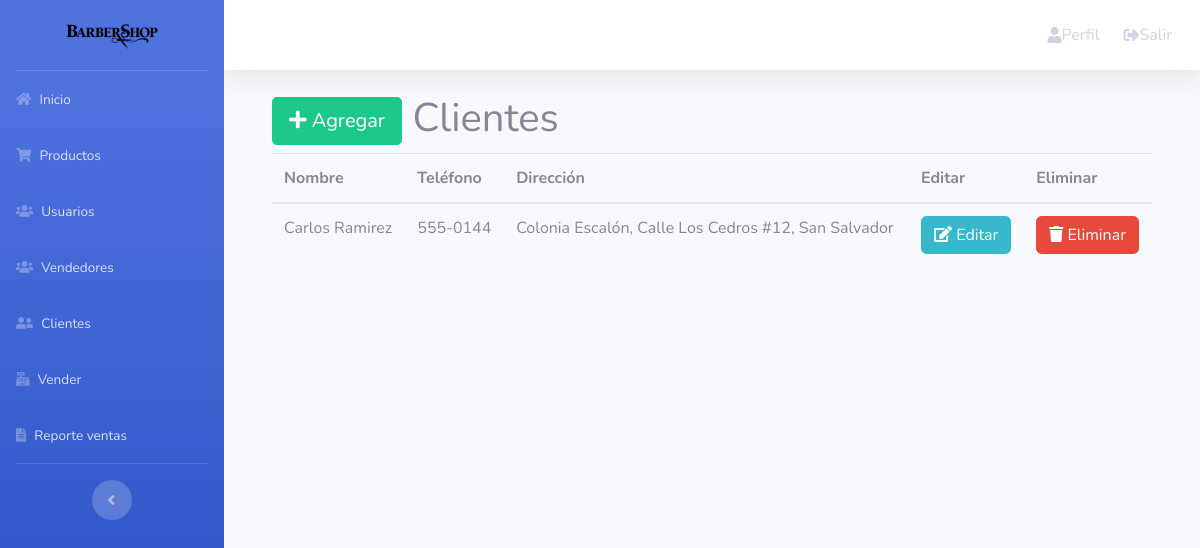
/clientes.php (signed in), run on the app's committed database.
### tables this page shows
CREATE TABLE `clientes` (
  `id` INT AUTO_INCREMENT PRIMARY KEY,
  `nombre` VARCHAR(100) NOT NULL,
  `telefono` VARCHAR(20) NOT NULL,
  `direccion` TEXT DEFAULT NULL,
  INDEX `idx_cliente_nombre` (`nombre`)
);

### funciones.php (called while the page is built, shortened)
<?php
function obtenerClientes(){
    $sentencia = "SELECT * FROM clientes";
    return select($sentencia);
}
function select($sentencia, $parametros = []){
    $bd = conectarBaseDatos();
    $respuesta = $bd->prepare($sentencia);
    $respuesta->execute($parametros);
    return $respuesta->fetchAll();
}
function conectarBaseDatos() {
    $host = defined('DB_HOST') ? DB_HOST : (getenv('DB_HOST') ?: 'localhost');
    $db   = defined('DB_NAME') ? DB_NAME : (getenv('DB_NAME') ?: 'ventas_php');
    $user = defined('DB_USER') ? DB_USER : (getenv('DB_USER') ?: 'root');
    $pass = defined('DB_PASS') ? DB_PASS : (getenv('DB_PASS') !== false ? getenv('DB_PASS') : '');
    $charset = defined('DB_CHARSET') ? DB_CHARSET : (getenv('DB_CHARSET') ?: 'utf8mb4');
    $options = [
        \PDO::ATTR_ERRMODE            => \PDO::ERRMODE_EXCEPTION,
        \PDO::ATTR_DEFAULT_FETCH_MODE => \PDO::FETCH_OBJ,
        \PDO::ATTR_EMULATE_PREPARES   => false,
    ];
    $dsn = "mysql:host=$host;dbname=$db;charset=$charset";
    try {
        $pdo = new \PDO($dsn, $user, $pass, $options);
        return $pdo;
    } catch (\PDOException $e) {
        throw new \PDOException($e->getMessage(), (int)$e->getCode());
    }
}

### clientes.php (the view, shortened to what this page needs)
<?php
include_once "encabezado.php";
include_once "navbar.php";
include_once "funciones.php";
$clientes = obtenerClientes();
?>
<div class="container">
    <h1>
        <a class="btn btn-success btn-lg" href="agregar_cliente.php">
            <i class="fa fa-plus"></i>
            Agregar
        </a>
        Clientes
    </h1>
    <table class="table">
        <thead>
            <tr>
                <th>Nombre</th>
                <th>Teléfono</th>
                <th>Dirección</th>
                <th>Editar</th>
                <th>Eliminar</th>
            </tr>
        </thead>
        <tbody>
            <?php
            foreach($clientes as $cliente){
            ?>
                <tr>
                    <td><?php echo $cliente->nombre; ?></td>
                    <td><?php echo $cliente->telefono; ?></td>
                    <td><?php echo $cliente->direccion; ?></td>
                    <td>
                        <a class="btn btn-info" href="editar_cliente.php?id=<?php echo $cliente->id;?>">
                            <i class="fa fa-edit"></i>
                            Editar
                        </a>
                    </td>
                    <td>
                        <a class="btn btn-danger" href="eliminar_cliente.php?id=<?php echo $cliente->id;?>">
                            <i class="fa fa-trash"></i>
                            Eliminar
                        </a>
                    </td>
                </tr>
            <?php } ?>
        </tbody>
    </table>
</div>

### data on the page
clientes: nombre "Carlos Ramirez", telefono "555-0144", direccion "Colonia Escalón, Calle Los Cedros #12, San Salvador"
